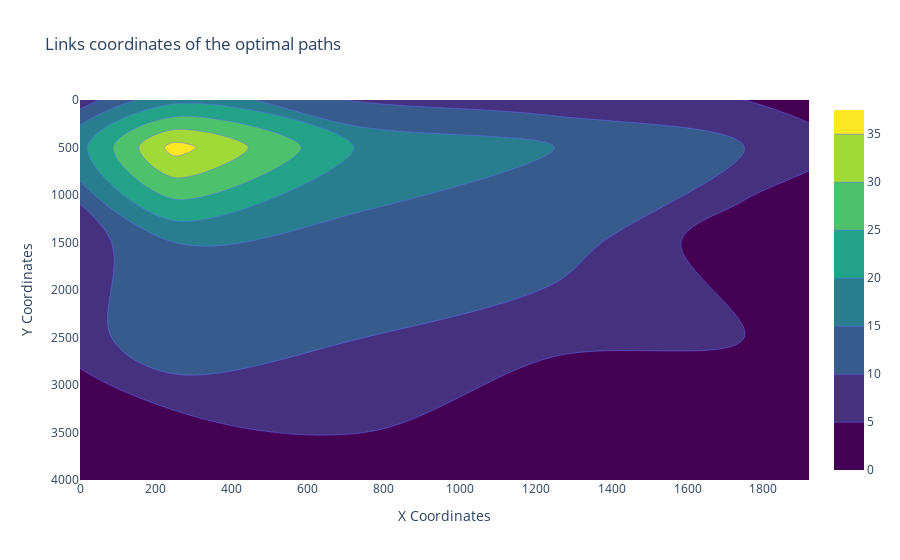

The code cell stored with this chart in its notebook:
### Code cell
plot_coordinates_distribution(links_coords_optimal, "Links coordinates of the optimal paths")

### Figure 1 — Plotly figure (JSON) as saved in the notebook; plotly's stock layout.template omitted (floating-point values rounded to 4 significant figures; data arrays with more than 128 entries replaced by an {"elided": "..."} marker saying what was removed)
{"data": [{"colorscale": [[0, "#440154"], [0.1111, "#482878"], [0.2222, "#3e4989"], [0.3333, "#31688e"], [0.4444, "#26828e"], [0.5556, "#1f9e89"], [0.6667, "#35b779"], [0.7778, "#6ece58"], [0.8889, "#b5de2b"], [1, "#fde725"]], "contours": {"coloring": "fill"}, "hovertemplate": "X Coordinates=%{x}<br>Y Coordinates=%{y}<br>count=%{z}<extra></extra>", "legendgroup": "", "line": {"color": "#636efa"}, "name": "", "showlegend": false, "type": "histogram2dcontour", "x": {"elided": "197 int values"}, "xaxis": "x", "xbingroup": "x", "y": {"elided": "197 int values"}, "yaxis": "y", "ybingroup": "y"}], "layout": {"legend": {"tracegroupgap": 0}, "title": {"text": "Links coordinates of the optimal paths"}, "xaxis": {"anchor": "y", "domain": [0, 1], "range": [0, 1920], "title": {"text": "X Coordinates"}}, "yaxis": {"anchor": "x", "domain": [0, 1], "range": [4000, 0], "title": {"text": "Y Coordinates"}}}}
